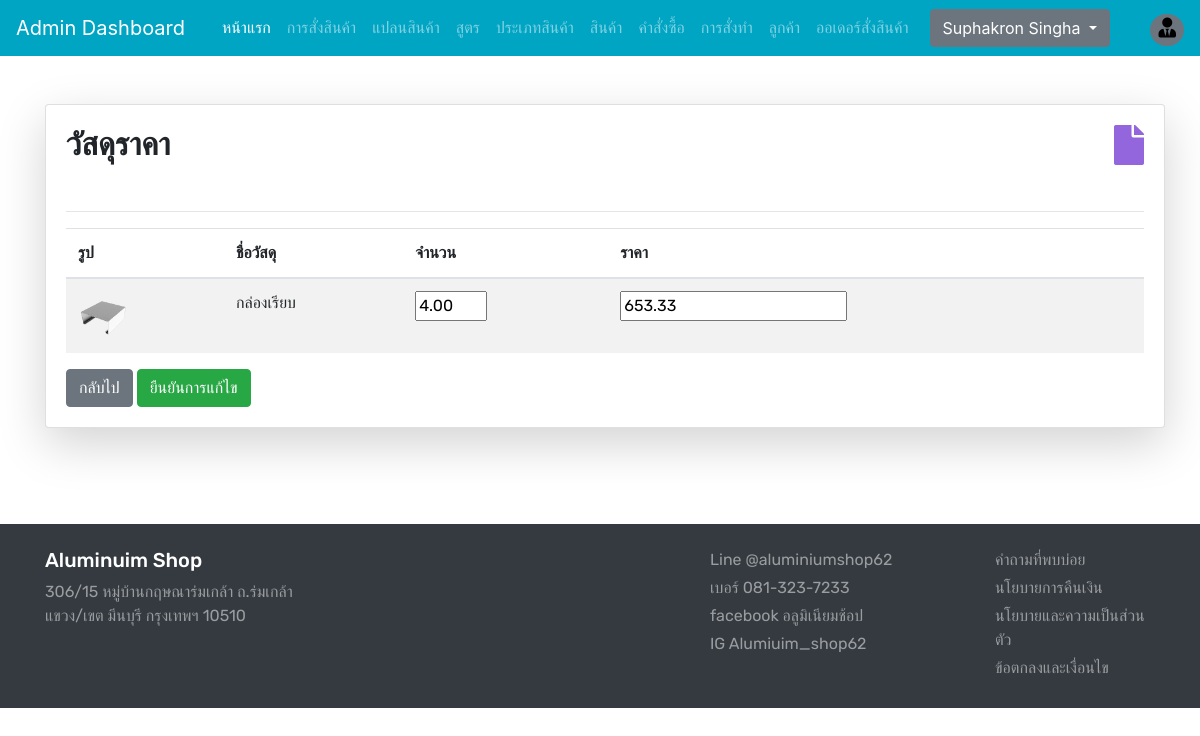
Screenshot of /admin/adminmadeOrderdetail1.php?id=16 (signed in) with the database file from the repository.
### tables this page shows
CREATE TABLE `made_order_details` (
  `id` int(11) NOT NULL,
  `made_id` varchar(255) NOT NULL,
  `blue_id` int(11) NOT NULL,
  `item_id` int(11) NOT NULL,
  `MD_price` double(10,2) NOT NULL,
  `MD_Qty` double(10,2) NOT NULL
);

CREATE TABLE `product` (
  `item_id` int(11) NOT NULL,
  `item_brand` int(11) NOT NULL,
  `item_name` varchar(255) NOT NULL,
  `item_price` double(10,2) NOT NULL,
  `item_image` varchar(255) NOT NULL,
  `item_register` datetime DEFAULT NULL,
  `item_qty` double(10,2) NOT NULL
);

### functions.php (called while the page is built, shortened)
<?php
require ('database/DBController.php');
require ('database/Admin.php');
$db = new DBController();
$adminuser = new Admin($db);

### database/Admin.php (called while the page is built, shortened)
<?php
class Admin
{
    public $db = null;
    public function __construct(DBController $db)
    {
        $this->db = $db;
    }
    public function madedetailadmin($id) {
        $result = mysqli_query($this->db->con,"SELECT made_order_details.id, made_order_details.made_id, product.item_image, product.item_name, made_order_details.MD_price, made_order_details.MD_Qty FROM made_order_details
        INNER JOIN product ON made_order_details.item_id = product.item_id
        WHERE made_order_details.id ='$id'");
        return $result;
    }
}

### database/DBController.php (called while the page is built, shortened)
<?php
class DBController
{
    protected $host = 'localhost';
    protected $user = 'root';
    protected $password = '';
    protected $database = "project";
    public function __construct()
    {
        $this->con = mysqli_connect($this->host, $this->user, $this->password, $this->database);
    }
}

### admin/adminmadeOrderdetail1.php (the view, shortened to what this page needs)
<?php
    if ($_SESSION['admin_id'] == "") {
        header("location: adminlogin.php");
    } else {
?>
<?php
include ('adminheader.php');
?>
<br>
<br>
<div class="container">
        <div class="row">
            <div class="col-md-3">
                <div class="card shadow-lg p-30 card-responsive" style="width: 70rem;">
                    <div class="card-body">
                        <div class="font-rubik ">
                            <div class="float-right">
                                <span><i class="fa fa-file" style="color:#9466de; font-size: 2.5em;"></i></span>
                                </div>
                                <h2><strong>วัสดุราคา</strong></h2>
                                <br>
                                <hr>
                                <table class="table table-striped">
                                    <thead>
                                        <th>รูป</th>
                                        <th>ชื่อวัสดุ</th>
                                        <th>จำนวน</th>
                                        <th>ราคา</th>
                                    </thead>
                                    <?php
                                        $id = $_GET['id'];
                                        $sql = $adminuser->madedetailadmin($id);
                                        while($row1 = mysqli_fetch_array($sql)) {
                                    ?>
                                    <tbody>
                                        <tr>
                                        <form action="adminmadecheckupdate.php" method="post">
                                            <td><img src="../<?php echo $row1['item_image']; ?>" width="50px" height="50px" alt=" "></td>
                                            <td><?php echo $row1['item_name']; ?></td>
                                            <td><input type="number" value="<?php echo $row1['MD_Qty']; ?>" name="MD_Qty" min='1' max='500'></td>
                                            <td><input type="number" value="<?php echo $row1['MD_price']; ?>" name="MD_price"></td>
                                        </tr>
                                    </tbody>
                                </table>
                                <a href="adminmadeOrderdetail.php?id=<?php echo $row1['made_id']; ?>" class="btn btn-secondary">กลับไป</a>
                                <button type="submit" name="submit" id="submit" class="btn btn-success">ยืนยันการแก้ไข</button>
                                <?php
                                    }
                                ?>
                            </div>
                        </div>
                    </div>
                </div>
            </div>
        </div>
<br>
<br>
<br>
<br>
<?php
include ('adminfooter.php');
?>
<?php
    }
?>

### style.css (style rules this page uses)
button, button:focus { outline: none !important; box-shadow: none !important; }
.font-rubik { font-family: "Rubik", cursive; }

### admin/adminmadeOrderdetail1.php (style rules this page uses)
body { background-image: url("./yousef-espanioly-c9Bh_Wf3aUw-unsplash.jpg"); background-size: cover; background-repeat: no-repeat; width: 100%; height: 100%; }

### rows the page displays
made_order_details: item.item_image (picture), item.item_name "กล่องเรียบ", MD_Qty "4.00", MD_price "653.33"

### other values shown
$_SESSION['A_fullname'] "Suphakron Singha"
